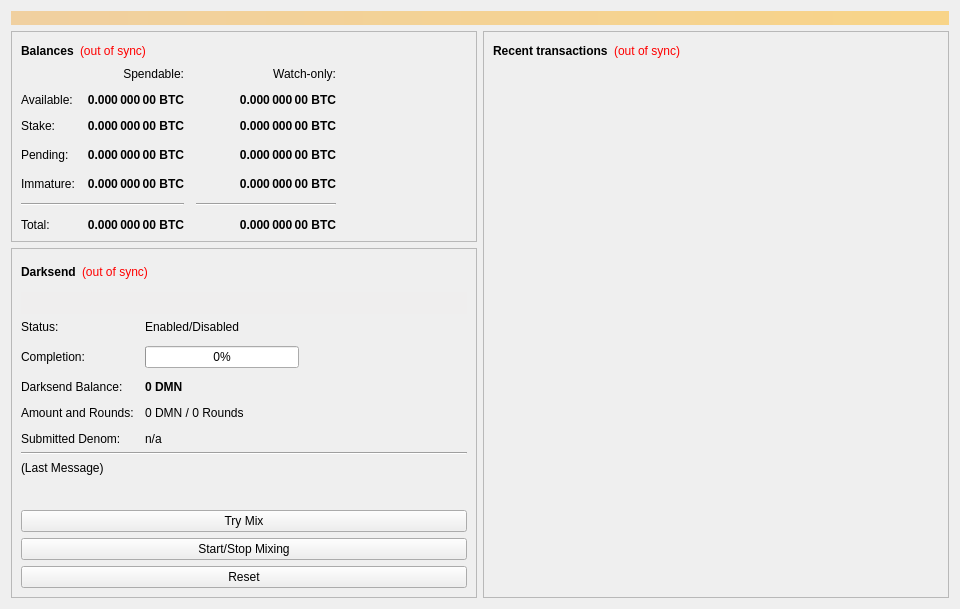
<?xml version="1.0" encoding="UTF-8"?>
<ui version="4.0">
 <class>OverviewPage</class>
 <widget class="QWidget" name="OverviewPage">
  <property name="geometry">
   <rect>
    <x>0</x>
    <y>0</y>
    <width>960</width>
    <height>594</height>
   </rect>
  </property>
  <property name="minimumSize">
   <size>
    <width>960</width>
    <height>0</height>
   </size>
  </property>
  <property name="windowTitle">
   <string>Form</string>
  </property>
  <layout class="QVBoxLayout" name="topLayout">
   <item>
    <widget class="QLabel" name="labelAlerts">
     <property name="visible">
      <bool>false</bool>
     </property>
     <property name="styleSheet">
      <string notr="true">background-color: qlineargradient(x1: 0, y1: 0, x2: 1, y2: 0, stop:0 #F0D0A0, stop:1 #F8D488); color:#000000;</string>
     </property>
     <property name="wordWrap">
      <bool>true</bool>
     </property>
     <property name="margin">
      <number>3</number>
     </property>
    </widget>
   </item>
   <item>
    <layout class="QHBoxLayout" name="horizontalLayout" stretch="1,1">
     <item>
      <layout class="QVBoxLayout" name="verticalLayout_2">
       <item>
        <widget class="QFrame" name="frame">
         <property name="frameShape">
          <enum>QFrame::StyledPanel</enum>
         </property>
         <property name="frameShadow">
          <enum>QFrame::Raised</enum>
         </property>
         <layout class="QVBoxLayout" name="verticalLayout_4">
          <item>
           <layout class="QHBoxLayout" name="horizontalLayout_4">
            <item>
             <widget class="QLabel" name="label_5">
              <property name="font">
               <font>
                <weight>75</weight>
                <bold>true</bold>
               </font>
              </property>
              <property name="text">
               <string>Balances</string>
              </property>
             </widget>
            </item>
            <item>
             <widget class="QLabel" name="labelWalletStatus">
              <property name="cursor">
               <cursorShape>WhatsThisCursor</cursorShape>
              </property>
              <property name="toolTip">
               <string>The displayed information may be out of date. Your wallet automatically synchronizes with the Daemon network after a connection is established, but this process has not completed yet.</string>
              </property>
              <property name="styleSheet">
               <string notr="true">QLabel { color: red; }</string>
              </property>
              <property name="text">
               <string notr="true">(out of sync)</string>
              </property>
              <property name="alignment">
               <set>Qt::AlignLeading|Qt::AlignLeft|Qt::AlignVCenter</set>
              </property>
             </widget>
            </item>
            <item>
             <spacer name="horizontalSpacer_3">
              <property name="orientation">
               <enum>Qt::Horizontal</enum>
              </property>
              <property name="sizeHint" stdset="0">
               <size>
                <width>40</width>
                <height>20</height>
               </size>
              </property>
             </spacer>
            </item>
           </layout>
          </item>
          <item>
           <layout class="QGridLayout" name="gridLayout">
            <property name="spacing">
             <number>12</number>
            </property>
            <item row="3" column="2">
             <widget class="QLabel" name="labelWatchPending">
              <property name="font">
               <font>
                <weight>75</weight>
                <bold>true</bold>
               </font>
              </property>
              <property name="cursor">
               <cursorShape>IBeamCursor</cursorShape>
              </property>
              <property name="toolTip">
               <string>Unconfirmed transactions to watch-only addresses</string>
              </property>
              <property name="text">
               <string notr="true">0.000 000 00 BTC</string>
              </property>
              <property name="alignment">
               <set>Qt::AlignRight|Qt::AlignTrailing|Qt::AlignVCenter</set>
              </property>
              <property name="textInteractionFlags">
               <set>Qt::LinksAccessibleByMouse|Qt::TextSelectableByKeyboard|Qt::TextSelectableByMouse</set>
              </property>
             </widget>
            </item>
            <item row="3" column="1">
             <widget class="QLabel" name="labelUnconfirmed">
              <property name="font">
               <font>
                <weight>75</weight>
                <bold>true</bold>
               </font>
              </property>
              <property name="cursor">
               <cursorShape>IBeamCursor</cursorShape>
              </property>
              <property name="toolTip">
               <string>Total of transactions that have yet to be confirmed, and do not yet count toward the spendable balance</string>
              </property>
              <property name="text">
               <string notr="true">0.000 000 00 BTC</string>
              </property>
              <property name="alignment">
               <set>Qt::AlignRight|Qt::AlignTrailing|Qt::AlignVCenter</set>
              </property>
              <property name="textInteractionFlags">
               <set>Qt::LinksAccessibleByMouse|Qt::TextSelectableByKeyboard|Qt::TextSelectableByMouse</set>
              </property>
             </widget>
            </item>
            <item row="4" column="2">
             <widget class="QLabel" name="labelWatchImmature">
              <property name="font">
               <font>
                <weight>75</weight>
                <bold>true</bold>
               </font>
              </property>
              <property name="cursor">
               <cursorShape>IBeamCursor</cursorShape>
              </property>
              <property name="toolTip">
               <string>Mined balance in watch-only addresses that has not yet matured</string>
              </property>
              <property name="text">
               <string notr="true">0.000 000 00 BTC</string>
              </property>
              <property name="alignment">
               <set>Qt::AlignRight|Qt::AlignTrailing|Qt::AlignVCenter</set>
              </property>
              <property name="textInteractionFlags">
               <set>Qt::LinksAccessibleByMouse|Qt::TextSelectableByKeyboard|Qt::TextSelectableByMouse</set>
              </property>
             </widget>
            </item>
            <item row="5" column="0" colspan="2">
             <widget class="Line" name="lineSpendableBalance">
              <property name="orientation">
               <enum>Qt::Horizontal</enum>
              </property>
             </widget>
            </item>
            <item row="5" column="2">
             <widget class="Line" name="lineWatchBalance">
              <property name="sizePolicy">
               <sizepolicy hsizetype="Preferred" vsizetype="Fixed">
                <horstretch>0</horstretch>
                <verstretch>0</verstretch>
               </sizepolicy>
              </property>
              <property name="minimumSize">
               <size>
                <width>140</width>
                <height>0</height>
               </size>
              </property>
              <property name="orientation">
               <enum>Qt::Horizontal</enum>
              </property>
             </widget>
            </item>
            <item row="6" column="0">
             <widget class="QLabel" name="labelTotalText">
              <property name="text">
               <string>Total:</string>
              </property>
             </widget>
            </item>
            <item row="4" column="1">
             <widget class="QLabel" name="labelImmature">
              <property name="font">
               <font>
                <weight>75</weight>
                <bold>true</bold>
               </font>
              </property>
              <property name="cursor">
               <cursorShape>IBeamCursor</cursorShape>
              </property>
              <property name="toolTip">
               <string>Mined balance that has not yet matured</string>
              </property>
              <property name="text">
               <string notr="true">0.000 000 00 BTC</string>
              </property>
              <property name="alignment">
               <set>Qt::AlignRight|Qt::AlignTrailing|Qt::AlignVCenter</set>
              </property>
              <property name="textInteractionFlags">
               <set>Qt::LinksAccessibleByMouse|Qt::TextSelectableByKeyboard|Qt::TextSelectableByMouse</set>
              </property>
             </widget>
            </item>
            <item row="3" column="3">
             <spacer name="horizontalSpacer_2">
              <property name="orientation">
               <enum>Qt::Horizontal</enum>
              </property>
              <property name="sizeHint" stdset="0">
               <size>
                <width>40</width>
                <height>20</height>
               </size>
              </property>
             </spacer>
            </item>
            <item row="4" column="0">
             <widget class="QLabel" name="labelImmatureText">
              <property name="text">
               <string>Immature:</string>
              </property>
             </widget>
            </item>
            <item row="6" column="1">
             <widget class="QLabel" name="labelTotal">
              <property name="font">
               <font>
                <weight>75</weight>
                <bold>true</bold>
               </font>
              </property>
              <property name="cursor">
               <cursorShape>IBeamCursor</cursorShape>
              </property>
              <property name="toolTip">
               <string>Your current total balance</string>
              </property>
              <property name="text">
               <string notr="true">0.000 000 00 BTC</string>
              </property>
              <property name="alignment">
               <set>Qt::AlignRight|Qt::AlignTrailing|Qt::AlignVCenter</set>
              </property>
              <property name="textInteractionFlags">
               <set>Qt::LinksAccessibleByMouse|Qt::TextSelectableByKeyboard|Qt::TextSelectableByMouse</set>
              </property>
             </widget>
            </item>
            <item row="6" column="2">
             <widget class="QLabel" name="labelWatchTotal">
              <property name="font">
               <font>
                <weight>75</weight>
                <bold>true</bold>
               </font>
              </property>
              <property name="cursor">
               <cursorShape>IBeamCursor</cursorShape>
              </property>
              <property name="toolTip">
               <string>Current total balance in watch-only addresses</string>
              </property>
              <property name="text">
               <string notr="true">0.000 000 00 BTC</string>
              </property>
              <property name="alignment">
               <set>Qt::AlignRight|Qt::AlignTrailing|Qt::AlignVCenter</set>
              </property>
              <property name="textInteractionFlags">
               <set>Qt::LinksAccessibleByMouse|Qt::TextSelectableByKeyboard|Qt::TextSelectableByMouse</set>
              </property>
             </widget>
            </item>
            <item row="0" column="2">
             <widget class="QLabel" name="labelWatchonly">
              <property name="text">
               <string>Watch-only:</string>
              </property>
              <property name="alignment">
               <set>Qt::AlignRight|Qt::AlignTrailing|Qt::AlignVCenter</set>
              </property>
             </widget>
            </item>
            <item row="1" column="0">
             <widget class="QLabel" name="labelBalanceText">
              <property name="text">
               <string>Available:</string>
              </property>
             </widget>
            </item>
            <item row="1" column="1">
             <widget class="QLabel" name="labelBalance">
              <property name="font">
               <font>
                <weight>75</weight>
                <bold>true</bold>
               </font>
              </property>
              <property name="cursor">
               <cursorShape>IBeamCursor</cursorShape>
              </property>
              <property name="toolTip">
               <string>Your current spendable balance</string>
              </property>
              <property name="text">
               <string notr="true">0.000 000 00 BTC</string>
              </property>
              <property name="alignment">
               <set>Qt::AlignRight|Qt::AlignTrailing|Qt::AlignVCenter</set>
              </property>
              <property name="textInteractionFlags">
               <set>Qt::LinksAccessibleByMouse|Qt::TextSelectableByKeyboard|Qt::TextSelectableByMouse</set>
              </property>
             </widget>
            </item>
            <item row="2" column="0">
             <widget class="QLabel" name="label_10">
              <property name="text">
               <string>Stake:</string>
              </property>
             </widget>
            </item>
            <item row="2" column="1">
             <widget class="QLabel" name="labelStake">
              <property name="font">
               <font>
                <weight>75</weight>
                <bold>true</bold>
               </font>
              </property>
              <property name="cursor">
               <cursorShape>IBeamCursor</cursorShape>
              </property>
              <property name="toolTip">
               <string>Total of coins that was staked, and do not yet count toward the current balance</string>
              </property>
              <property name="text">
               <string notr="true">0.000 000 00 BTC</string>
              </property>
              <property name="alignment">
               <set>Qt::AlignRight|Qt::AlignTrailing|Qt::AlignVCenter</set>
              </property>
              <property name="textInteractionFlags">
               <set>Qt::LinksAccessibleByMouse|Qt::TextSelectableByKeyboard|Qt::TextSelectableByMouse</set>
              </property>
             </widget>
            </item>
            <item row="2" column="2">
             <widget class="QLabel" name="labelWatchStake">
              <property name="font">
               <font>
                <weight>75</weight>
                <bold>true</bold>
               </font>
              </property>
              <property name="cursor">
               <cursorShape>IBeamCursor</cursorShape>
              </property>
              <property name="toolTip">
               <string>Total of coins that was staked in watch-only addresses, and do not yet count toward the current watch-only balance</string>
              </property>
              <property name="text">
               <string notr="true">0.000 000 00 BTC</string>
              </property>
              <property name="alignment">
               <set>Qt::AlignRight|Qt::AlignTrailing|Qt::AlignVCenter</set>
              </property>
              <property name="textInteractionFlags">
               <set>Qt::LinksAccessibleByMouse|Qt::TextSelectableByKeyboard|Qt::TextSelectableByMouse</set>
              </property>
             </widget>
            </item>
            <item row="1" column="2">
             <widget class="QLabel" name="labelWatchAvailable">
              <property name="font">
               <font>
                <weight>75</weight>
                <bold>true</bold>
               </font>
              </property>
              <property name="cursor">
               <cursorShape>IBeamCursor</cursorShape>
              </property>
              <property name="toolTip">
               <string>Your current balance in watch-only addresses</string>
              </property>
              <property name="text">
               <string notr="true">0.000 000 00 BTC</string>
              </property>
              <property name="alignment">
               <set>Qt::AlignRight|Qt::AlignTrailing|Qt::AlignVCenter</set>
              </property>
              <property name="textInteractionFlags">
               <set>Qt::LinksAccessibleByMouse|Qt::TextSelectableByKeyboard|Qt::TextSelectableByMouse</set>
              </property>
             </widget>
            </item>
            <item row="3" column="0">
             <widget class="QLabel" name="labelPendingText">
              <property name="text">
               <string>Pending:</string>
              </property>
             </widget>
            </item>
            <item row="0" column="1">
             <widget class="QLabel" name="labelSpendable">
              <property name="text">
               <string>Spendable:</string>
              </property>
              <property name="alignment">
               <set>Qt::AlignRight|Qt::AlignTrailing|Qt::AlignVCenter</set>
              </property>
             </widget>
            </item>
           </layout>
          </item>
         </layout>
        </widget>
       </item>
       <item>
        <widget class="QFrame" name="frameDarksend">
         <property name="sizePolicy">
          <sizepolicy hsizetype="Expanding" vsizetype="Expanding">
           <horstretch>0</horstretch>
           <verstretch>0</verstretch>
          </sizepolicy>
         </property>
         <property name="minimumSize">
          <size>
           <width>0</width>
           <height>350</height>
          </size>
         </property>
         <property name="layoutDirection">
          <enum>Qt::LeftToRight</enum>
         </property>
         <property name="frameShape">
          <enum>QFrame::StyledPanel</enum>
         </property>
         <property name="frameShadow">
          <enum>QFrame::Raised</enum>
         </property>
         <layout class="QVBoxLayout" name="verticalLayout_5">
          <item>
           <layout class="QHBoxLayout" name="horizontalLayout_5">
            <item>
             <widget class="QLabel" name="label_2">
              <property name="font">
               <font>
                <weight>75</weight>
                <bold>true</bold>
               </font>
              </property>
              <property name="text">
               <string>Darksend</string>
              </property>
             </widget>
            </item>
            <item>
             <widget class="QLabel" name="labelDarksendSyncStatus">
              <property name="toolTip">
               <string>The displayed information may be out of date. Your wallet automatically synchronizes with the Daemon network after a connection is established, but this process has not completed yet.</string>
              </property>
              <property name="styleSheet">
               <string notr="true">QLabel { color: red; }</string>
              </property>
              <property name="text">
               <string notr="true">(out of sync)</string>
              </property>
              <property name="alignment">
               <set>Qt::AlignLeading|Qt::AlignLeft|Qt::AlignVCenter</set>
              </property>
             </widget>
            </item>
            <item>
             <spacer name="horizontalSpacer_4">
              <property name="orientation">
               <enum>Qt::Horizontal</enum>
              </property>
              <property name="sizeHint" stdset="0">
               <size>
                <width>40</width>
                <height>20</height>
               </size>
              </property>
             </spacer>
            </item>
           </layout>
          </item>
          <item>
           <widget class="QPushButton" name="runAutoDenom">
            <property name="palette">
             <palette>
              <active>
               <colorrole role="WindowText">
                <brush brushstyle="SolidPattern">
                 <color alpha="255">
                  <red>0</red>
                  <green>0</green>
                  <blue>0</blue>
                 </color>
                </brush>
               </colorrole>
               <colorrole role="Button">
                <brush brushstyle="SolidPattern">
                 <color alpha="255">
                  <red>239</red>
                  <green>238</green>
                  <blue>238</blue>
                 </color>
                </brush>
               </colorrole>
               <colorrole role="Light">
                <brush brushstyle="SolidPattern">
                 <color alpha="255">
                  <red>255</red>
                  <green>255</green>
                  <blue>255</blue>
                 </color>
                </brush>
               </colorrole>
               <colorrole role="Midlight">
                <brush brushstyle="SolidPattern">
                 <color alpha="255">
                  <red>247</red>
                  <green>246</green>
                  <blue>246</blue>
                 </color>
                </brush>
               </colorrole>
               <colorrole role="Dark">
                <brush brushstyle="SolidPattern">
                 <color alpha="255">
                  <red>119</red>
                  <green>119</green>
                  <blue>119</blue>
                 </color>
                </brush>
               </colorrole>
               <colorrole role="Mid">
                <brush brushstyle="SolidPattern">
                 <color alpha="255">
                  <red>159</red>
                  <green>159</green>
                  <blue>159</blue>
                 </color>
                </brush>
               </colorrole>
               <colorrole role="Text">
                <brush brushstyle="SolidPattern">
                 <color alpha="255">
                  <red>0</red>
                  <green>0</green>
                  <blue>0</blue>
                 </color>
                </brush>
               </colorrole>
               <colorrole role="BrightText">
                <brush brushstyle="SolidPattern">
                 <color alpha="255">
                  <red>255</red>
                  <green>255</green>
                  <blue>255</blue>
                 </color>
                </brush>
               </colorrole>
               <colorrole role="ButtonText">
                <brush brushstyle="SolidPattern">
                 <color alpha="255">
                  <red>0</red>
                  <green>0</green>
                  <blue>0</blue>
                 </color>
                </brush>
               </colorrole>
               <colorrole role="Base">
                <brush brushstyle="SolidPattern">
                 <color alpha="255">
                  <red>255</red>
                  <green>255</green>
                  <blue>255</blue>
                 </color>
                </brush>
               </colorrole>
               <colorrole role="Window">
                <brush brushstyle="SolidPattern">
                 <color alpha="255">
                  <red>239</red>
                  <green>238</green>
                  <blue>238</blue>
                 </color>
                </brush>
               </colorrole>
               <colorrole role="Shadow">
                <brush brushstyle="SolidPattern">
                 <color alpha="255">
                  <red>0</red>
                  <green>0</green>
                  <blue>0</blue>
                 </color>
                </brush>
               </colorrole>
               <colorrole role="AlternateBase">
                <brush brushstyle="SolidPattern">
                 <color alpha="255">
                  <red>247</red>
                  <green>246</green>
                  <blue>246</blue>
                 </color>
                </brush>
               </colorrole>
               <colorrole role="ToolTipBase">
                <brush brushstyle="SolidPattern">
                 <color alpha="255">
                  <red>255</red>
                  <green>255</green>
                  <blue>220</blue>
                 </color>
                </brush>
               </colorrole>
               <colorrole role="ToolTipText">
                <brush brushstyle="SolidPattern">
                 <color alpha="255">
                  <red>0</red>
                  <green>0</green>
                  <blue>0</blue>
                 </color>
                </brush>
               </colorrole>
              </active>
              <inactive>
               <colorrole role="WindowText">
                <brush brushstyle="SolidPattern">
                 <color alpha="255">
                  <red>0</red>
                  <green>0</green>
                  <blue>0</blue>
                 </color>
                </brush>
               </colorrole>
               <colorrole role="Button">
                <brush brushstyle="SolidPattern">
                 <color alpha="255">
                  <red>239</red>
                  <green>238</green>
                  <blue>238</blue>
                 </color>
                </brush>
               </colorrole>
               <colorrole role="Light">
                <brush brushstyle="SolidPattern">
                 <color alpha="255">
                  <red>255</red>
                  <green>255</green>
                  <blue>255</blue>
                 </color>
                </brush>
               </colorrole>
               <colorrole role="Midlight">
                <brush brushstyle="SolidPattern">
                 <color alpha="255">
                  <red>247</red>
                  <green>246</green>
                  <blue>246</blue>
                 </color>
                </brush>
               </colorrole>
               <colorrole role="Dark">
                <brush brushstyle="SolidPattern">
                 <color alpha="255">
                  <red>119</red>
                  <green>119</green>
                  <blue>119</blue>
                 </color>
                </brush>
               </colorrole>
               <colorrole role="Mid">
                <brush brushstyle="SolidPattern">
                 <color alpha="255">
                  <red>159</red>
                  <green>159</green>
                  <blue>159</blue>
                 </color>
                </brush>
               </colorrole>
               <colorrole role="Text">
                <brush brushstyle="SolidPattern">
                 <color alpha="255">
                  <red>0</red>
                  <green>0</green>
                  <blue>0</blue>
                 </color>
                </brush>
               </colorrole>
               <colorrole role="BrightText">
                <brush brushstyle="SolidPattern">
                 <color alpha="255">
                  <red>255</red>
                  <green>255</green>
                  <blue>255</blue>
                 </color>
                </brush>
               </colorrole>
               <colorrole role="ButtonText">
                <brush brushstyle="SolidPattern">
                 <color alpha="255">
                  <red>0</red>
                  <green>0</green>
                  <blue>0</blue>
                 </color>
                </brush>
               </colorrole>
               <colorrole role="Base">
                <brush brushstyle="SolidPattern">
                 <color alpha="255">
                  <red>255</red>
                  <green>255</green>
                  <blue>255</blue>
                 </color>
                </brush>
               </colorrole>
               <colorrole role="Window">
                <brush brushstyle="SolidPattern">
                 <color alpha="255">
                  <red>239</red>
                  <green>238</green>
                  <blue>238</blue>
                 </color>
                </brush>
               </colorrole>
               <colorrole role="Shadow">
                <brush brushstyle="SolidPattern">
                 <color alpha="255">
                  <red>0</red>
                  <green>0</green>
                  <blue>0</blue>
                 </color>
                </brush>
               </colorrole>
               <colorrole role="AlternateBase">
                <brush brushstyle="SolidPattern">
                 <color alpha="255">
                  <red>247</red>
                  <green>246</green>
                  <blue>246</blue>
                 </color>
                </brush>
               </colorrole>
               <colorrole role="ToolTipBase">
                <brush brushstyle="SolidPattern">
                 <color alpha="255">
                  <red>255</red>
                  <green>255</green>
                  <blue>220</blue>
                 </color>
                </brush>
               </colorrole>
               <colorrole role="ToolTipText">
                <brush brushstyle="SolidPattern">
                 <color alpha="255">
                  <red>0</red>
                  <green>0</green>
                  <blue>0</blue>
                 </color>
                </brush>
               </colorrole>
              </inactive>
              <disabled>
               <colorrole role="WindowText">
                <brush brushstyle="SolidPattern">
                 <color alpha="255">
                  <red>119</red>
                  <green>119</green>
                  <blue>119</blue>
                 </color>
                </brush>
               </colorrole>
               <colorrole role="Button">
                <brush brushstyle="SolidPattern">
                 <color alpha="255">
                  <red>239</red>
                  <green>238</green>
                  <blue>238</blue>
                 </color>
                </brush>
               </colorrole>
               <colorrole role="Light">
                <brush brushstyle="SolidPattern">
                 <color alpha="255">
                  <red>255</red>
                  <green>255</green>
                  <blue>255</blue>
                 </color>
                </brush>
               </colorrole>
               <colorrole role="Midlight">
                <brush brushstyle="SolidPattern">
                 <color alpha="255">
                  <red>247</red>
                  <green>246</green>
                  <blue>246</blue>
                 </color>
                </brush>
               </colorrole>
               <colorrole role="Dark">
                <brush brushstyle="SolidPattern">
                 <color alpha="255">
                  <red>119</red>
                  <green>119</green>
                  <blue>119</blue>
                 </color>
                </brush>
               </colorrole>
               <colorrole role="Mid">
                <brush brushstyle="SolidPattern">
                 <color alpha="255">
                  <red>159</red>
                  <green>159</green>
                  <blue>159</blue>
                 </color>
                </brush>
               </colorrole>
               <colorrole role="Text">
                <brush brushstyle="SolidPattern">
                 <color alpha="255">
                  <red>119</red>
                  <green>119</green>
                  <blue>119</blue>
                 </color>
                </brush>
               </colorrole>
               <colorrole role="BrightText">
                <brush brushstyle="SolidPattern">
                 <color alpha="255">
                  <red>255</red>
                  <green>255</green>
                  <blue>255</blue>
                 </color>
                </brush>
               </colorrole>
               <colorrole role="ButtonText">
                <brush brushstyle="SolidPattern">
                 <color alpha="255">
                  <red>119</red>
                  <green>119</green>
                  <blue>119</blue>
                 </color>
                </brush>
               </colorrole>
               <colorrole role="Base">
                <brush brushstyle="SolidPattern">
                 <color alpha="255">
                  <red>239</red>
                  <green>238</green>
                  <blue>238</blue>
                 </color>
                </brush>
               </colorrole>
               <colorrole role="Window">
                <brush brushstyle="SolidPattern">
                 <color alpha="255">
                  <red>239</red>
                  <green>238</green>
                  <blue>238</blue>
                 </color>
                </brush>
               </colorrole>
               <colorrole role="Shadow">
                <brush brushstyle="SolidPattern">
                 <color alpha="255">
                  <red>0</red>
                  <green>0</green>
                  <blue>0</blue>
                 </color>
                </brush>
               </colorrole>
               <colorrole role="AlternateBase">
                <brush brushstyle="SolidPattern">
                 <color alpha="255">
                  <red>239</red>
                  <green>238</green>
                  <blue>238</blue>
                 </color>
                </brush>
               </colorrole>
               <colorrole role="ToolTipBase">
                <brush brushstyle="SolidPattern">
                 <color alpha="255">
                  <red>255</red>
                  <green>255</green>
                  <blue>220</blue>
                 </color>
                </brush>
               </colorrole>
               <colorrole role="ToolTipText">
                <brush brushstyle="SolidPattern">
                 <color alpha="255">
                  <red>0</red>
                  <green>0</green>
                  <blue>0</blue>
                 </color>
                </brush>
               </colorrole>
              </disabled>
             </palette>
            </property>
            <property name="focusPolicy">
             <enum>Qt::NoFocus</enum>
            </property>
            <property name="autoFillBackground">
             <bool>true</bool>
            </property>
            <property name="text">
             <string/>
            </property>
            <property name="flat">
             <bool>true</bool>
            </property>
           </widget>
          </item>
          <item>
           <layout class="QFormLayout" name="formLayout">
            <property name="fieldGrowthPolicy">
             <enum>QFormLayout::AllNonFixedFieldsGrow</enum>
            </property>
            <property name="horizontalSpacing">
             <number>11</number>
            </property>
            <property name="verticalSpacing">
             <number>12</number>
            </property>
            <item row="0" column="0">
             <widget class="QLabel" name="label_6">
              <property name="text">
               <string>Status:</string>
              </property>
             </widget>
            </item>
            <item row="1" column="0">
             <widget class="QLabel" name="label_7">
              <property name="text">
               <string>Completion:</string>
              </property>
             </widget>
            </item>
            <item row="1" column="1">
             <widget class="QProgressBar" name="darksendProgress">
              <property name="maximumSize">
               <size>
                <width>154</width>
                <height>16777215</height>
               </size>
              </property>
              <property name="value">
               <number>0</number>
              </property>
             </widget>
            </item>
            <item row="3" column="0">
             <widget class="QLabel" name="labelAnonymizedText">
              <property name="text">
               <string>Darksend Balance:</string>
              </property>
             </widget>
            </item>
            <item row="3" column="1">
             <widget class="QLabel" name="labelAnonymized">
              <property name="font">
               <font>
                <weight>75</weight>
                <bold>true</bold>
               </font>
              </property>
              <property name="text">
               <string notr="true">0 DMN</string>
              </property>
             </widget>
            </item>
            <item row="4" column="0">
             <widget class="QLabel" name="label_8">
              <property name="text">
               <string>Amount and Rounds:</string>
              </property>
             </widget>
            </item>
            <item row="4" column="1">
             <widget class="QLabel" name="labelAmountRounds">
              <property name="text">
               <string>0 DMN / 0 Rounds</string>
              </property>
             </widget>
            </item>
            <item row="5" column="0">
             <widget class="QLabel" name="label_9">
              <property name="text">
               <string>Submitted Denom:</string>
              </property>
             </widget>
            </item>
            <item row="5" column="1">
             <widget class="QLabel" name="labelSubmittedDenom">
              <property name="toolTip">
               <string>The denominations you submitted to the Masternode.&lt;br&gt;To mix, other users must submit the exact same denominations.</string>
              </property>
              <property name="text">
               <string>n/a</string>
              </property>
             </widget>
            </item>
            <item row="0" column="1">
             <widget class="QLabel" name="darksendEnabled">
              <property name="text">
               <string>Enabled/Disabled</string>
              </property>
             </widget>
            </item>
           </layout>
          </item>
          <item>
           <widget class="Line" name="lineLastMessage">
            <property name="orientation">
             <enum>Qt::Horizontal</enum>
            </property>
           </widget>
          </item>
          <item>
           <widget class="QLabel" name="darksendStatus">
            <property name="minimumSize">
             <size>
              <width>288</width>
              <height>43</height>
             </size>
            </property>
            <property name="text">
             <string>(Last Message)</string>
            </property>
            <property name="alignment">
             <set>Qt::AlignLeading|Qt::AlignLeft|Qt::AlignTop</set>
            </property>
            <property name="wordWrap">
             <bool>true</bool>
            </property>
           </widget>
          </item>
          <item>
           <widget class="QPushButton" name="darksendAuto">
            <property name="sizePolicy">
             <sizepolicy hsizetype="MinimumExpanding" vsizetype="Fixed">
              <horstretch>0</horstretch>
              <verstretch>0</verstretch>
             </sizepolicy>
            </property>
            <property name="toolTip">
             <string>Try to manually submit a Darksend request.</string>
            </property>
            <property name="text">
             <string>Try Mix</string>
            </property>
           </widget>
          </item>
          <item>
           <widget class="QPushButton" name="toggleDarksend">
            <property name="sizePolicy">
             <sizepolicy hsizetype="MinimumExpanding" vsizetype="Fixed">
              <horstretch>0</horstretch>
              <verstretch>0</verstretch>
             </sizepolicy>
            </property>
            <property name="text">
             <string>Start/Stop Mixing</string>
            </property>
           </widget>
          </item>
          <item>
           <widget class="QPushButton" name="darksendReset">
            <property name="sizePolicy">
             <sizepolicy hsizetype="MinimumExpanding" vsizetype="Fixed">
              <horstretch>0</horstretch>
              <verstretch>0</verstretch>
             </sizepolicy>
            </property>
            <property name="toolTip">
             <string>Reset the current status of Darksend (can interrupt Darksend if it's in the process of Mixing, which can cost you money!)</string>
            </property>
            <property name="autoFillBackground">
             <bool>false</bool>
            </property>
            <property name="text">
             <string>Reset</string>
            </property>
           </widget>
          </item>
         </layout>
        </widget>
       </item>
       <item>
        <spacer name="verticalSpacer">
         <property name="orientation">
          <enum>Qt::Vertical</enum>
         </property>
         <property name="sizeHint" stdset="0">
          <size>
           <width>20</width>
           <height>40</height>
          </size>
         </property>
        </spacer>
       </item>
      </layout>
     </item>
     <item>
      <layout class="QVBoxLayout" name="verticalLayout_3">
       <item>
        <widget class="QFrame" name="frame_2">
         <property name="frameShape">
          <enum>QFrame::StyledPanel</enum>
         </property>
         <property name="frameShadow">
          <enum>QFrame::Raised</enum>
         </property>
         <layout class="QVBoxLayout" name="verticalLayout">
          <item>
           <layout class="QHBoxLayout" name="horizontalLayout_2">
            <item>
             <widget class="QLabel" name="label_4">
              <property name="font">
               <font>
                <weight>75</weight>
                <bold>true</bold>
               </font>
              </property>
              <property name="text">
               <string>Recent transactions</string>
              </property>
             </widget>
            </item>
            <item>
             <widget class="QLabel" name="labelTransactionsStatus">
              <property name="cursor">
               <cursorShape>WhatsThisCursor</cursorShape>
              </property>
              <property name="toolTip">
               <string>The displayed information may be out of date. Your wallet automatically synchronizes with the Daemon network after a connection is established, but this process has not completed yet.</string>
              </property>
              <property name="styleSheet">
               <string notr="true">QLabel { color: red; }</string>
              </property>
              <property name="text">
               <string notr="true">(out of sync)</string>
              </property>
              <property name="alignment">
               <set>Qt::AlignRight|Qt::AlignTrailing|Qt::AlignVCenter</set>
              </property>
             </widget>
            </item>
            <item>
             <spacer name="horizontalSpacer">
              <property name="orientation">
               <enum>Qt::Horizontal</enum>
              </property>
              <property name="sizeHint" stdset="0">
               <size>
                <width>40</width>
                <height>20</height>
               </size>
              </property>
             </spacer>
            </item>
           </layout>
          </item>
          <item>
           <widget class="QListView" name="listTransactions">
            <property name="styleSheet">
             <string notr="true">QListView { background: transparent; }</string>
            </property>
            <property name="frameShape">
             <enum>QFrame::NoFrame</enum>
            </property>
            <property name="verticalScrollBarPolicy">
             <enum>Qt::ScrollBarAlwaysOff</enum>
            </property>
            <property name="horizontalScrollBarPolicy">
             <enum>Qt::ScrollBarAlwaysOff</enum>
            </property>
            <property name="selectionMode">
             <enum>QAbstractItemView::NoSelection</enum>
            </property>
           </widget>
          </item>
         </layout>
        </widget>
       </item>
      </layout>
     </item>
    </layout>
   </item>
  </layout>
 </widget>
 <resources/>
 <connections/>
</ui>
